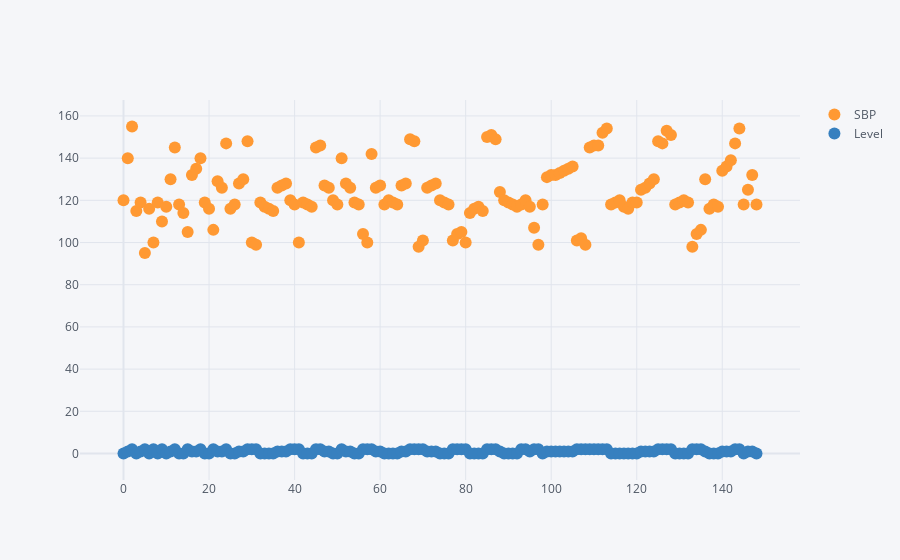

Write notebook code for a chart like this one.
### Code cell
data1[['SBP','Level']].iplot(kind = 'scatter',mode = 'markers')

### Figure 1 — Plotly figure (JSON) as saved in the notebook; plotly's stock layout.template omitted (floating-point values rounded to 4 significant figures; data arrays with more than 128 entries replaced by an {"elided": "..."} marker saying what was removed)
{"data": [{"line": {"color": "rgba(255, 153, 51, 1.0)", "dash": "solid", "shape": "linear", "width": 1.3}, "marker": {"size": 12, "symbol": "circle"}, "mode": "markers", "name": "SBP", "text": "", "type": "scatter", "x": {"elided": "149 int values"}, "y": {"elided": "149 int values"}}, {"line": {"color": "rgba(55, 128, 191, 1.0)", "dash": "solid", "shape": "linear", "width": 1.3}, "marker": {"size": 12, "symbol": "circle"}, "mode": "markers", "name": "Level", "text": "", "type": "scatter", "x": {"elided": "149 int values"}, "y": {"elided": "149 int values"}}], "layout": {"legend": {"bgcolor": "#F5F6F9", "font": {"color": "#4D5663"}}, "paper_bgcolor": "#F5F6F9", "plot_bgcolor": "#F5F6F9", "title": {"font": {"color": "#4D5663"}}, "xaxis": {"gridcolor": "#E1E5ED", "showgrid": true, "tickfont": {"color": "#4D5663"}, "title": {"font": {"color": "#4D5663"}, "text": ""}, "zerolinecolor": "#E1E5ED"}, "yaxis": {"gridcolor": "#E1E5ED", "showgrid": true, "tickfont": {"color": "#4D5663"}, "title": {"font": {"color": "#4D5663"}, "text": ""}, "zerolinecolor": "#E1E5ED"}}}
